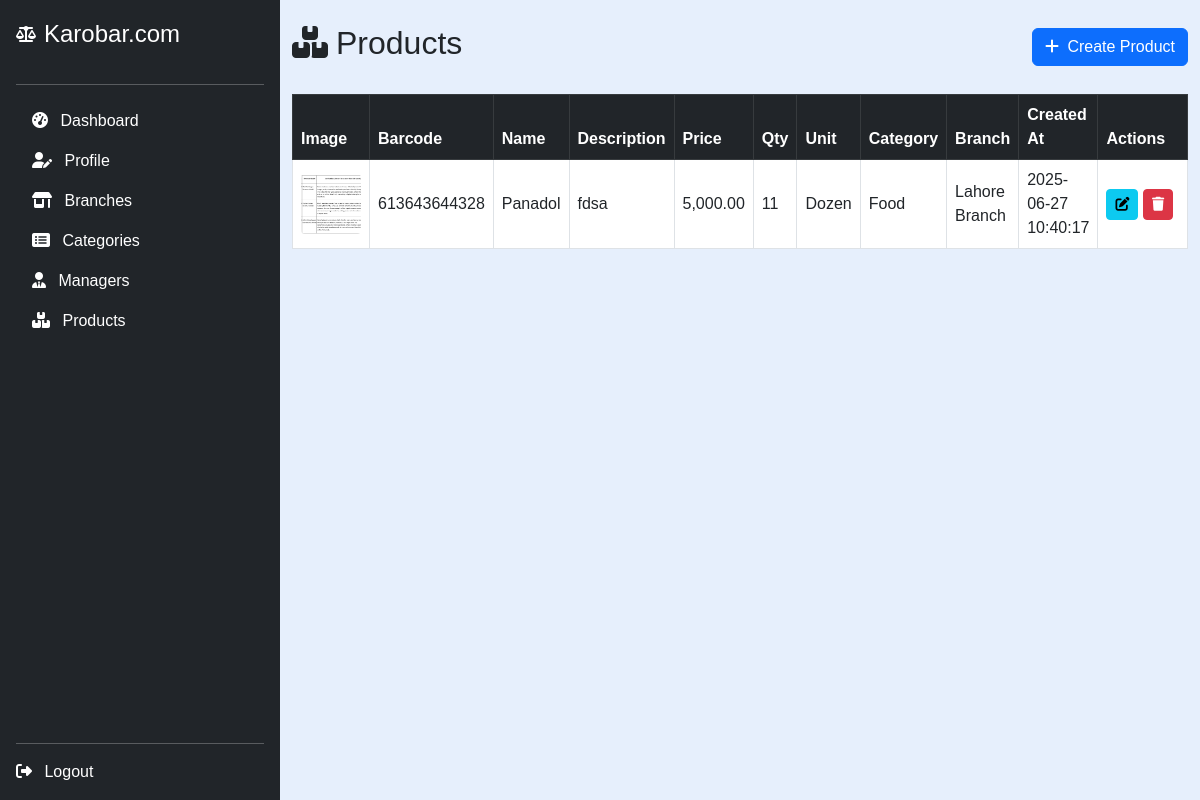
Screenshot of /owner/products.php (signed in) with the database file from the repository.
### tables this page shows
CREATE TABLE `products` (
  `id` int(11) NOT NULL,
  `branch_id` int(11) NOT NULL,
  `barcode_id` varchar(50) NOT NULL,
  `name` varchar(255) NOT NULL,
  `description` text DEFAULT NULL,
  `price` decimal(10,2) NOT NULL DEFAULT 0.00,
  `quantity` int(11) NOT NULL DEFAULT 0,
  `image` varchar(255) DEFAULT NULL,
  `created_at` datetime DEFAULT current_timestamp(),
  `category_id` int(11) NOT NULL,
  `unit` varchar(50) NOT NULL
);

CREATE TABLE `categories` (
  `id` int(11) NOT NULL,
  `owner_id` int(11) NOT NULL,
  `name` varchar(255) NOT NULL,
  `created_at` timestamp NOT NULL DEFAULT current_timestamp()
);

CREATE TABLE `branches` (
  `id` int(11) NOT NULL,
  `owner_id` int(11) NOT NULL,
  `name` varchar(255) NOT NULL,
  `location` varchar(255) NOT NULL,
  `created_at` datetime DEFAULT current_timestamp()
);

### owner/products.php (the view, shortened to what this page needs)
<?php
include('../config.php');
$owner_id = $_SESSION["id"];
$sql = "
    SELECT p.id, p.barcode_id, p.name, p.description, p.price, p.quantity, p.unit, p.image, p.created_at,
           b.name AS branch_name, c.name AS category_name
    FROM products p
    INNER JOIN branches b ON p.branch_id = b.id
    INNER JOIN categories c ON p.category_id = c.id
    WHERE b.owner_id = ?
    ORDER BY p.created_at DESC
";
$stmt = $conn->prepare($sql);
$stmt->bind_param("i", $owner_id);
$stmt->execute();
$products = $stmt->get_result()->fetch_all(MYSQLI_ASSOC);
?>
<!DOCTYPE html>
<html lang="en">
<head>
    <link href="https://cdn.jsdelivr.net/npm/bootstrap@5.3.0/dist/css/bootstrap.min.css" rel="stylesheet" />
    <link href="https://cdnjs.cloudflare.com/ajax/libs/font-awesome/6.4.0/css/all.min.css" rel="stylesheet" />
</head>
<body>
<?php include('sidebar.php'); ?>
<div class="container py-4">
    <div class="d-flex justify-content-between align-items-center mb-4">
        <h2><i class="fas fa-boxes me-2"></i>Products</h2>
        <button id="btnCreateProduct" class="btn btn-primary">
            <i class="fas fa-plus me-1"></i> Create Product
        </button>
    </div>
    <table class="table table-bordered table-hover align-middle">
        <thead class="table-dark">
            <tr>
                <th>Image</th>
                <th>Barcode</th>
                <th>Name</th>
                <th>Description</th>
                <th>Price</th>
                <th>Qty</th>
                <th>Unit</th>
                <th>Category</th>
                <th>Branch</th>
                <th>Created At</th>
                <th style="width: 120px;">Actions</th>
            </tr>
        </thead>
        <tbody id="productsTableBody">
            <?php if (count($products) === 0): ?>
                <tr><td colspan="11" class="text-center">No products found.</td></tr>
            <?php else: ?>
                <?php foreach ($products as $p): ?>
                    <tr data-id="<?= $p['id'] ?>">
                        <td><img src="images/<?= htmlspecialchars($p['image']) ?>" alt="Product Image" class="product-image-thumb"></td>
                        <td><?= htmlspecialchars($p['barcode_id']) ?></td>
                        <td><?= htmlspecialchars($p['name']) ?></td>
                        <td><?= htmlspecialchars(strlen($p['description']) > 40 ? substr($p['description'], 0, 40).'...' : $p['description']) ?></td>
                        <td><?= number_format($p['price'], 2) ?></td>
                        <td><?= (int)$p['quantity'] ?></td>
                        <td><?= htmlspecialchars($p['unit']) ?></td>
                        <td><?= htmlspecialchars($p['category_name']) ?></td>
                        <td><?= htmlspecialchars($p['branch_name']) ?></td>
                        <td><?= htmlspecialchars($p['created_at']) ?></td>
                        <td>
                            <button class="btn btn-sm btn-info btn-edit" data-id="<?= $p['id'] ?>" title="Edit"><i class="fas fa-edit"></i></button>
                            <button class="btn btn-sm btn-danger btn-delete" data-id="<?= $p['id'] ?>" title="Delete"><i class="fas fa-trash"></i></button>
                        </td>
                    </tr>
                <?php endforeach; ?>
            <?php endif; ?>
        </tbody>
    </table>
</div>
</body>
</html>

### owner/products.php (style rules this page uses)
.product-image-thumb { width: 60px; height: 60px; object-fit: cover; border-radius: 4px; }

### owner/sidebar.php (style rules this page uses)
body { font-family: Arial, sans-serif; background-color: #e6effc; margin-left: 280px; }

### rows the page displays
products: image (picture), barcode "613643644328", name "Panadol", description "fdsa", price "5,000.00", quantity "11", unit "Dozen", category.name "Food", branch.name "Lahore Branch", created_at "2025-06-27 10:40:17"
